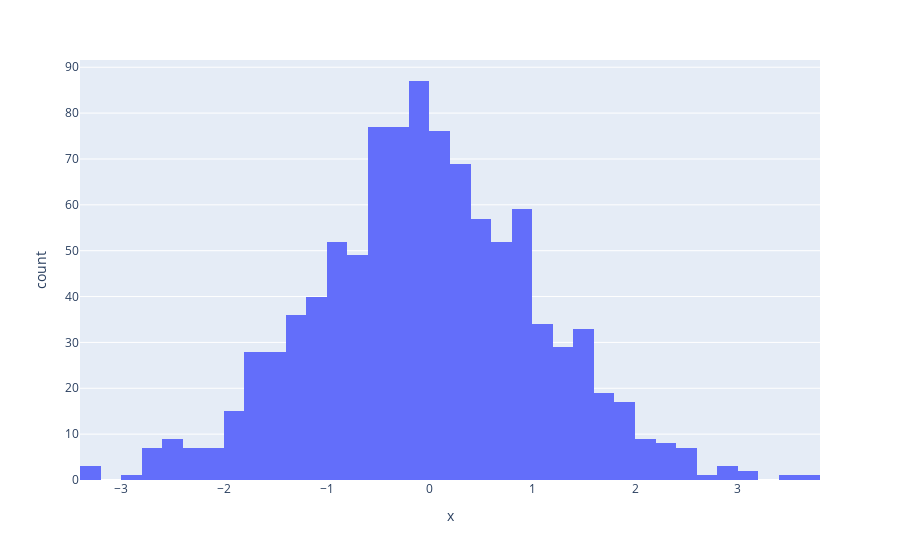

The cell this chart's notebook holds for it:
### Code cell
fig = px.histogram(x=ttests)
fig.show()

### Figure 1 — Plotly figure (JSON) as saved in the notebook; plotly's stock layout.template omitted (floating-point values rounded to 4 significant figures; data arrays with more than 128 entries replaced by an {"elided": "..."} marker saying what was removed)
{"data": [{"alignmentgroup": "True", "bingroup": "x", "hovertemplate": "x=%{x}<br>count=%{y}<extra></extra>", "legendgroup": "", "marker": {"color": "#636efa"}, "name": "", "offsetgroup": "", "orientation": "v", "showlegend": false, "type": "histogram", "x": {"elided": "1000 float values"}, "xaxis": "x", "yaxis": "y"}], "layout": {"barmode": "relative", "legend": {"tracegroupgap": 0}, "margin": {"t": 60}, "xaxis": {"anchor": "y", "domain": [0, 1], "title": {"text": "x"}}, "yaxis": {"anchor": "x", "domain": [0, 1], "title": {"text": "count"}}}}
